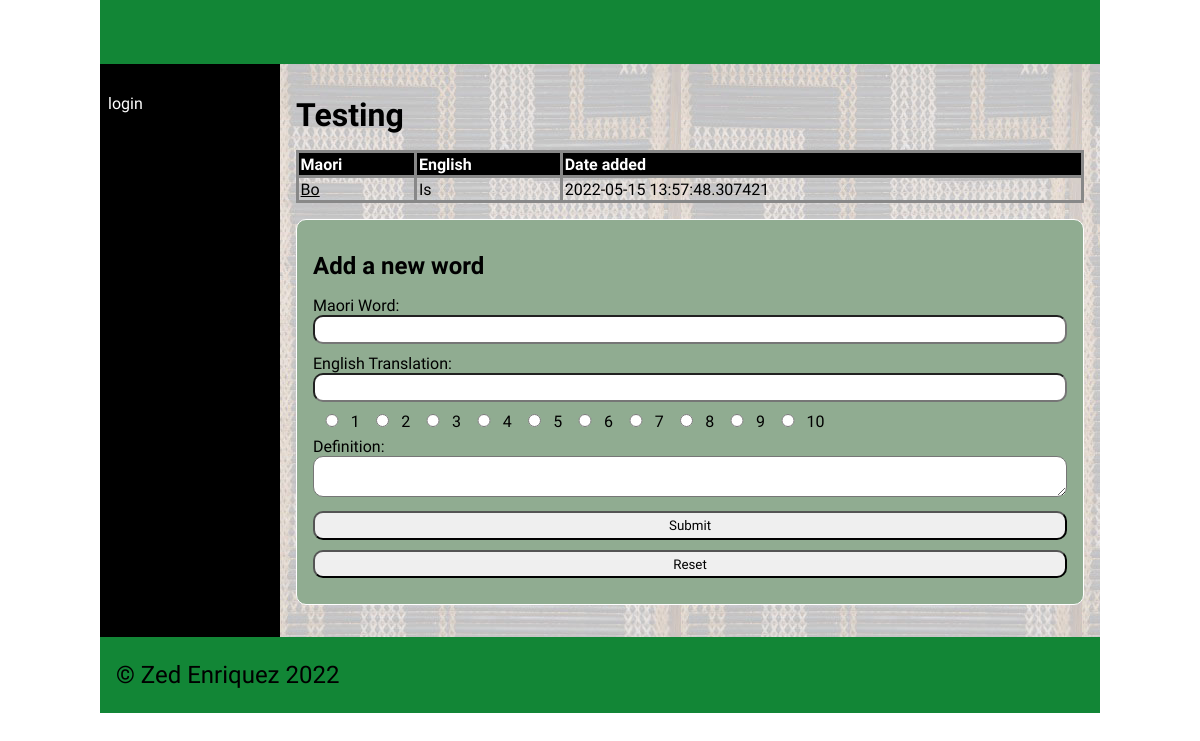
Before: /category/18 with the older database file.
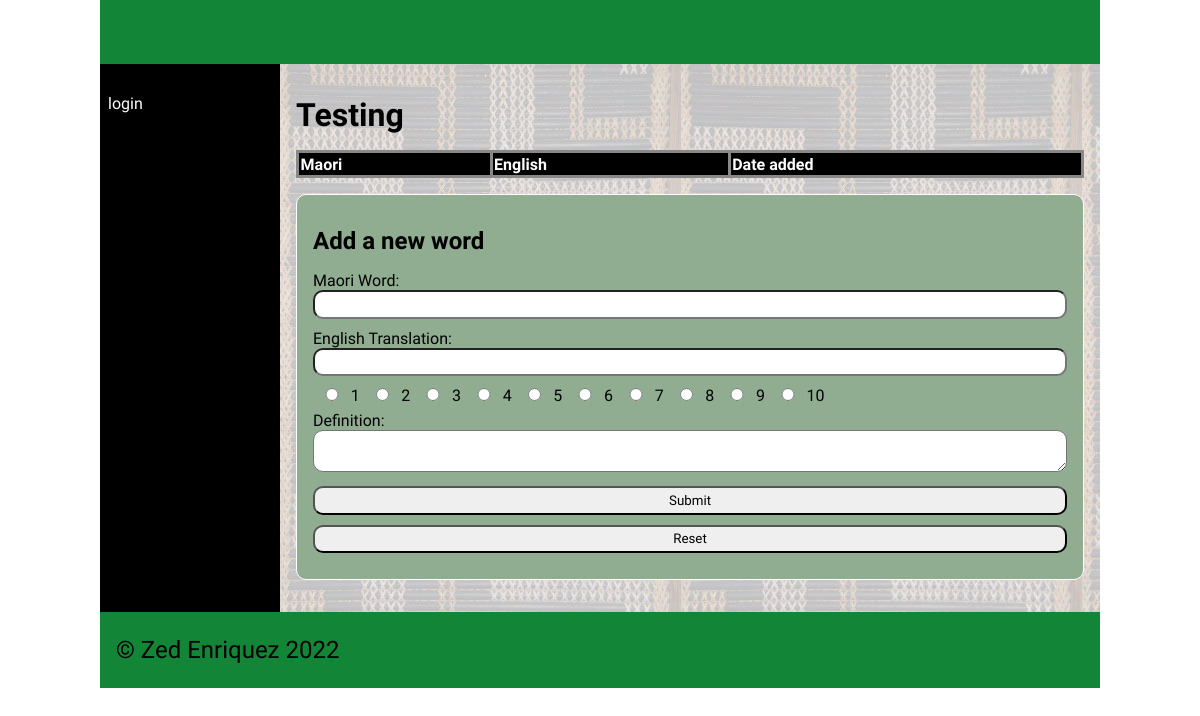
After: the same page with the newer database file.
### tables this page shows
CREATE TABLE "categories"
(
	id integer
		constraint categories_pk
			primary key autoincrement,
	category_name varchar(30)
);

CREATE TABLE "dictionary"
(
    id         integer
        constraint dictionary_pk
            primary key autoincrement,
    Maori      varchar(30),
    English    varchar(30),
    cat_id     integer
        references categories
            on delete cascade,
    Definition varchar(80),
    Level      integer,
    Image      varchar(60),
    Date       datetime,
    User_id    integer
        constraint dictionary_users_id_fk
            references users
);

### app.py (the view, shortened to what this page needs)
@app.route('/category/<cat_id>', methods=["GET", "POST"])
def render_category_page(cat_id):
    return render_template('category.html', contents=dictionary_data(), categories_obtained=categories(),
                           cat_id=int(cat_id), logged_in=is_logged_in(),
                           teacher_perm=is_teacher())

### app.py (called while the page is built)
def create_connection(db_file):
    try:
        connection = sqlite3.connect(db_file)
        connection.execute('pragma foreign_keys=ON')
        return connection
    except Error as e:
        print(e)
    return None

def categories():
    query = "SELECT id, category_name FROM categories"
    con = create_connection(DATABASE)
    cur = con.cursor()
    cur.execute(query)
    category_list = cur.fetchall()
    con.close()
    return category_list

def dictionary_data():
    con = create_connection(DATABASE)
    query = "SELECT id, Maori, English, cat_id, Definition, Level, Image, Date, User_id FROM dictionary "
    cur = con.cursor()
    cur.execute(query,)
    contents = cur.fetchall()
    con.close()
    return contents

def is_logged_in():
    if session.get("email") is None:
        print("not logged in")
        return False
    else:
        print("logged in")
        return True

def is_teacher():
    if session.get("teacher") == 0:
        print("A teacher isn't logged in")
        return False
    else:
        print("A Teacher is logged in")
        return True

### templates/category.html (shortened to what this page needs)
{% extends "base.html" %}
{% block main %}
    <table>
        <h1>{{ categories_obtained[cat_id - 1][1] }}</h1>
        <tr>
            <th>Maori</th>
            <th>English</th>
            <th>Date added</th>
        </tr>
        <tbody>
            {% for content in contents %}
                {% if content[3] == cat_id %}
                    <tr>
                        <td><a href="/word/{{ content[0] }}">{{ content[1] }}</a></td>
                        <td>{{ content[2] }}</td>
                        <td>{{ content[7] }}</td>
                    </tr>
                {% endif %}
            {% endfor %}
        </tbody>
    </table>
    {% if teacher_perm %}
    <form class="dataForm" method="POST">
    <h2>Add a new word </h2>
        <div class = "form-group">
            <div class="form-label">Maori Word:</div>
            <div class="form-element"><input id="maori" name="maori" type="text" required
            MAXLENGTH="30"></div>
        </div>
        <div class = "form-group">
            <div class="form-label">English Translation:</div>
            <div class="form-element"><input id="english" name="english" type="text" required
            MAXLENGTH="30"></div>
        </div>
            <div class="form-element">
            {% for i in range(10) %}
           <input value = "{{ i + 1 }}" name="level" type="radio" required><a>{{ i + 1 }} </a>
            {% endfor %}
           </div>
        <div class = "form-group">
            <div class="form-label">Definition:</div>
            <div class="form-element"><textarea id="definition" name="definition" type="text" required></textarea></div>
        </div>
        <div class="button-group">
            <input type="submit" value="Submit">
            <input type="reset" value="Reset">
        </div>
    </form>
    {% endif %}
{% endblock %}

### templates/base.html (shortened to what this page needs)
<!doctype html>
<html lang="en">
<head>
	<link href="{{ url_for('static', filename='css/style.css') }}" rel="stylesheet">
</head>
<body>
	<div id="container">
		<header>
			<h1>{% block heading %}{% endblock %}</h1>
		</header>
		<nav>
			<ul>
				{% if logged_in %}
					<li><a href="/">ʕ•́ᴥ•̀ʔっ</a></li>
						{% if teacher_perm %}
						<li><a href="/add_category">Add a category</a></li>
						{% endif %}
                    <li><a href="/logout">Logout</a></li>
			</ul>
			<a> ____________ </a>
			<ul>
				{% for category in categories_obtained %}
				<li><a href="/category/{{ category[0] }}">{{ category[1] }}</a></li>
				{% endfor %}}
                {% else %}
                    <li><a href="/login">login</a></li>
                {% endif %}
			</ul>
		</nav>
		<main>
            {% block main%}
			{% endblock %}
        </main>
		<footer>
			<p>
				&copy; Zed Enriquez 2022
			</p>
		</footer>
	</div>
</body>
</html>

### static/css/style.css (style rules this page uses)
* { font-family: Comfortaa, sans-serif; margin: 0; padding: 0; box-sizing: border-box; }
#container { display: grid; grid-template-columns: 75px auto; grid-template-areas: 'nav header' 'main main' 'footer footer'; }
header { grid-area: header; background-color: #128636; padding: 1rem; }
nav { grid-area: nav; }
main { grid-area: main; padding: 1rem; background-color: #999; }
h1, h2, h3, h4 { padding: 1rem 0; font-family: Comfortaa, sans-serif; color: #000; }
p { padding: 0.5rem 0; }
a { color: #000; }
.dataForm { margin: 1rem 0; border: 1px solid #fff; padding: 1rem; background-color: #90ac91; border-radius: 10px; }
.dataForm input, textarea { width: 100%; border-radius: 10px; padding: 0.3rem; margin-bottom: 10px; }
.dataForm input[type='radio'] { width: 5%; }
table { width: 100%; border: 2px solid #666; border-collapse: collapse; }
th, td { border: 3px solid #888; padding: 0.1rem; text-align: left; }
th { background-color: #000; color: #fff; }
footer { grid-area: footer; padding: 1rem; background-color: #128636; }
footer p { color: #000; font-size: 1.5rem; }
@media only screen and (min-width: 768px) { #container { grid-template-columns: 180px auto; grid-template-areas: 'header header' 'nav main' 'footer footer'; } }
@media only screen and (min-width: 768px) { nav { background: linear-gradient(180deg, rgb(0 0 0) 0%, rgba(0, 0, 0, 1) 50%, rgb(0 0 0) 100%); padding: 0.5rem; } }
@media only screen and (min-width: 768px) { nav ul { list-style: none; } }
@media only screen and (min-width: 768px) { nav li { padding: 0.2rem 0; } }
@media only screen and (min-width: 768px) { nav a { color: #fff; text-decoration: none; } }
@media only screen and (min-width: 768px) { main { background-image: url('../images/poutama.jpg'); } }
@media only screen and (min-width: 1000px) { #container { width: 1000px; margin: auto; } }

Changed rows visible on the page:
removed dictionary: Maori "Bo", English "Is", Date "2022-05-15 13:57:48.307421"
